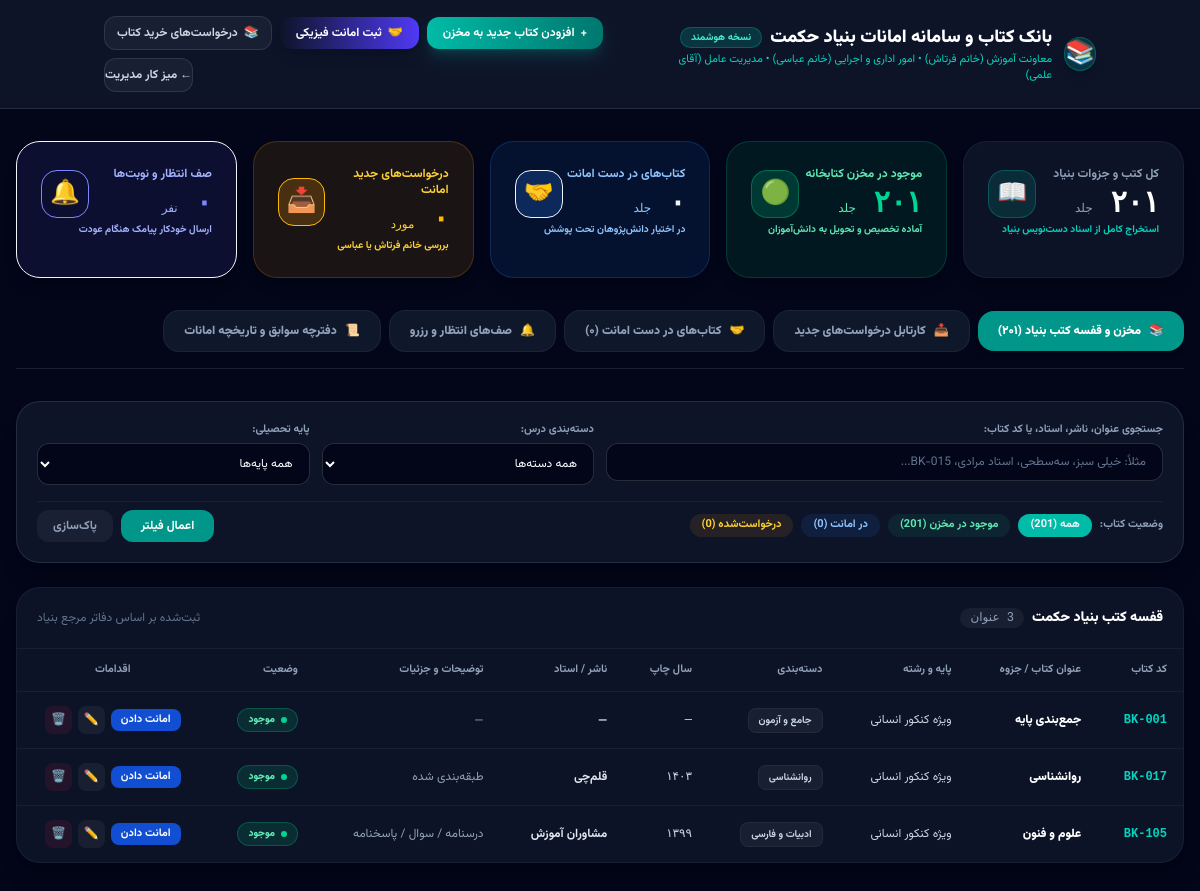
Page /admin/library.php?grade=ویژه کنکور انسانی (signed in) on the committed database.
### tables this page shows
CREATE TABLE library_books (
    id INTEGER PRIMARY KEY AUTOINCREMENT,
    book_code TEXT UNIQUE,
    title TEXT NOT NULL,
    grade_level TEXT,
    category TEXT,
    publish_year TEXT,
    publisher TEXT,
    description TEXT,
    status TEXT DEFAULT 'available',
    current_borrower_id INTEGER NULL,
    borrowed_at TEXT NULL,
    expected_return_date TEXT NULL,
    admin_notes TEXT NULL,
    created_at DATETIME DEFAULT CURRENT_TIMESTAMP,
    FOREIGN KEY (current_borrower_id) REFERENCES students(id)
);

### admin/library.php (the view, shortened to what the rows shown need)
<?php
require_once __DIR__ . '/../includes/db.php';
require_once __DIR__ . '/../includes/auth.php';
$is_read_only = is_read_only();
$pdo->exec("
    CREATE TABLE IF NOT EXISTS book_waitlist (
        id INTEGER PRIMARY KEY AUTOINCREMENT,
        book_id INTEGER NOT NULL,
        student_id INTEGER NOT NULL,
        status TEXT DEFAULT 'waiting',
        created_at DATETIME DEFAULT CURRENT_TIMESTAMP,
        notified_at DATETIME NULL,
        admin_notes TEXT NULL,
        FOREIGN KEY (book_id) REFERENCES library_books(id),
        FOREIGN KEY (student_id) REFERENCES students(id)
    );
    CREATE INDEX IF NOT EXISTS idx_bw_book ON book_waitlist(book_id);
    CREATE INDEX IF NOT EXISTS idx_bw_student ON book_waitlist(student_id);
    CREATE INDEX IF NOT EXISTS idx_bw_status ON book_waitlist(status);
");
$filter_grade = trim($_GET['grade'] ?? 'all');
$sql = "
    SELECT b.*, s.name as borrower_name, s.surname as borrower_surname, s.phone as borrower_phone, s.guardian_phone
    FROM library_books b
    LEFT JOIN students s ON b.current_borrower_id = s.id
    WHERE 1=1
";
$params = [];
if ($filter_grade !== 'all') {
    $sql .= " AND b.grade_level LIKE ?";
    $params[] = "%{$filter_grade}%";
}
$sql .= " ORDER BY b.id ASC";
$stmt = $pdo->prepare($sql);
$stmt->execute($params);
$books = $stmt->fetchAll(PDO::FETCH_ASSOC);
?>
<!DOCTYPE html>
<html lang="fa-IR" dir="rtl">
<head>
    <link rel="stylesheet" href="/assets/tailwind.min.css">
</head>
<body class="bg-slate-950 text-slate-100 min-h-screen">
    <header class="bg-slate-900/90 border-b border-white/10 sticky top-0 z-40 backdrop-blur-md">
        <div class="container mx-auto px-4 py-4 flex flex-col md:flex-row justify-between items-center gap-4">
            <div class="flex items-center gap-3">
                <div>
                    <h1 class="text-base sm:text-lg font-black text-white flex items-center gap-2">
                        بانک کتاب و سامانه امانات بنیاد حکمت
                        <span class="bg-teal-500/20 text-teal-300 text-[10px] font-bold px-2.5 py-0.5 rounded-full border border-teal-500/30">
                            نسخه هوشمند
                        </span>
                    </h1>
                </div>
            </div>
        </div>
    </header>
    <main class="container mx-auto px-4 py-8 max-w-7xl space-y-8">
        <div id="tab-inventory" class="tab-panel space-y-6">
            <div class="bg-slate-900/80 border border-white/5 rounded-3xl overflow-hidden shadow-xl">
                <div class="hidden md:block overflow-x-auto">
                    <table class="w-full text-right text-xs">
                        <thead class="bg-slate-950/50 text-slate-400 border-b border-white/5 font-black text-[11px]">
                            <tr>
                                <th class="py-3.5 px-4">کد کتاب</th>
                                <th class="py-3.5 px-4">عنوان کتاب / جزوه</th>
                                <th class="py-3.5 px-4">پایه و رشته</th>
                                <th class="py-3.5 px-4">دسته‌بندی</th>
                                <th class="py-3.5 px-4">سال چاپ</th>
                                <th class="py-3.5 px-4">ناشر / استاد</th>
                                <th class="py-3.5 px-4">توضیحات و جزئیات</th>
                                <th class="py-3.5 px-4">وضعیت</th>
                                <th class="py-3.5 px-4 text-center">اقدامات</th>
                            </tr>
                        </thead>
                        <tbody class="divide-y divide-white/5">
                            <?php if (empty($books)): ?>
                                <tr>
                                    <td colspan="9" class="py-12 text-center text-slate-500">
                                        هیچ کتابی مطابق فیلترهای جستجو یافت نشد.
                                    </td>
                                </tr>
                            <?php else: ?>
                                <?php foreach ($books as $b): ?>
                                    <tr class="hover:bg-white/[0.02] transition-colors">
                                        <td class="py-3.5 px-4 font-mono font-bold text-teal-400">
                                            <?php echo htmlspecialchars($b['book_code'] ?: ('BK-' . $b['id'])); ?>
                                        </td>
                                        <td class="py-3.5 px-4 font-black text-white">
                                            <?php echo htmlspecialchars($b['title']); ?>
                                        </td>
                                        <td class="py-3.5 px-4 text-slate-300">
                                            <?php echo htmlspecialchars($b['grade_level'] ?: 'عمومی'); ?>
                                        </td>
                                        <td class="py-3.5 px-4">
                                            <span class="bg-white/5 text-slate-300 px-2.5 py-1 rounded-lg text-[10px] font-bold border border-white/5">
                                                <?php echo htmlspecialchars($b['category'] ?: 'سایر کتب'); ?>
                                            </span>
                                        </td>
                                        <td class="py-3.5 px-4 font-mono text-slate-300">
                                            <?php echo htmlspecialchars($b['publish_year'] ? toFarsiDigits($b['publish_year']) : '—'); ?>
                                        </td>
                                        <td class="py-3.5 px-4 font-bold text-slate-200">
                                            <?php echo htmlspecialchars($b['publisher'] ?: '—'); ?>
                                        </td>
                                        <td class="py-3.5 px-4 text-slate-400 max-w-xs truncate" title="<?php echo htmlspecialchars($b['description']); ?>">
                                            <?php echo htmlspecialchars($b['description'] ?: '—'); ?>
                                        </td>
                                        <td class="py-3.5 px-4">
                                            <?php if ($b['status'] === 'available'): ?>
                                                <span class="inline-flex items-center gap-1.5 px-2.5 py-1 rounded-full text-[10px] font-black bg-emerald-500/15 text-emerald-300 border border-emerald-500/30">
                                                    <span class="w-1.5 h-1.5 rounded-full bg-emerald-400"></span> موجود
                                                </span>
                                            <?php else: ?>
                                                <span class="text-slate-500 text-[10px]"><?php echo htmlspecialchars($b['status']); ?></span>
                                            <?php endif; ?>
                                        </td>
                                        <td class="py-3.5 px-4 text-center">
                                            <div class="flex items-center justify-center gap-1.5">
                                                <?php if (!$is_read_only): ?>
                                                    <?php if ($b['status'] === 'available'): ?>
                                                        <button onclick="openLoanModal(<?php echo $b['id']; ?>, '<?php echo addslashes($b['title']); ?>', '<?php echo addslashes($b['book_code']); ?>')" class="bg-blue-600/80 hover:bg-blue-600 text-white text-[11px] font-bold px-2.5 py-1 rounded-lg transition-colors" title="امانت دادن">
                                                            امانت دادن
                                                        </button>
                                                    <?php endif; ?>
                                                    <button onclick='openEditModal(<?php echo json_encode($b, JSON_HEX_TAG|JSON_HEX_APOS|JSON_HEX_QUOT|JSON_HEX_AMP); ?>)' class="bg-white/5 hover:bg-white/10 text-slate-300 hover:text-white p-1.5 rounded-lg transition-colors" title="ویرایش">
                                                        ✏️
                                                    </button>
                                                    <?php if ($b['status'] !== 'borrowed'): ?>
                                                        <form method="POST" onsubmit="return confirm('آیا از حذف این کتاب اطمینان دارید؟')">
                                                            <button type="submit" class="bg-rose-500/10 hover:bg-rose-500/20 text-rose-400 p-1.5 rounded-lg transition-colors" title="حذف">
                                                                🗑️
                                                            </button>
                                                        </form>
                                                    <?php endif; ?>
                                                <?php else: ?>
                                                    <span class="text-slate-600 text-[10px]">فقط مشاهده</span>
                                                <?php endif; ?>
                                            </div>
                                        </td>
                                    </tr>
                                <?php endforeach; ?>
                            <?php endif; ?>
                        </tbody>
                    </table>
                </div>
            </div>
        </div>
    </main>
</body>
</html>

### rows in the picture
library_books: book_code "BK-001", title "جمع‌بندی پایه", grade_level "ویژه کنکور انسانی", category "جامع و آزمون", publish_year "—", publisher "—", description "—", status "available" (drawn)
library_books: book_code "BK-017", title "روانشناسی", grade_level "ویژه کنکور انسانی", category "روانشناسی", publish_year "۱۴۰۳", publisher "قلم‌چی", description "طبقه‌بندی شده", status "available" (drawn)
library_books: book_code "BK-105", title "علوم و فنون", grade_level "ویژه کنکور انسانی", category "ادبیات و فارسی", publish_year "۱۳۹۹", publisher "مشاوران آموزش", description "درسنامه / سوال / پاسخنامه", status "available" (drawn)

### other values in the picture
toFarsiDigits($total_books) "۲۰۱"
toFarsiDigits($borrowed_books) "۰"
$total_books "201"
$available_books "201"
$borrowed_books "0"
$requested_books "0"
